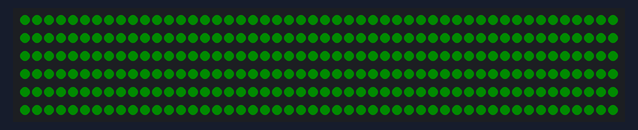
Recording of a sketch running on a simulated Arduino Uno, built with avr-gcc and run on an emulated ATmega328P. On the bench: 300 RGB LEDs in strip order, left to right, continuing on the next row. Dim RGB values are drawn brighter than linear.

Above: at 0.98 s.
At 11.52 s:
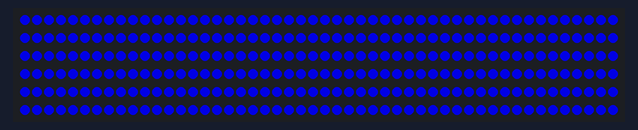
At 17.01 s:
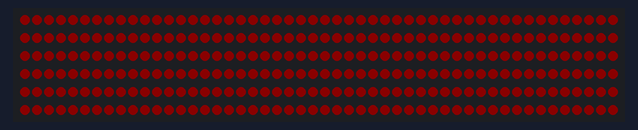
At 19.84 s:
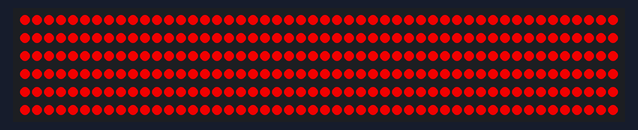
At 29.42 s:
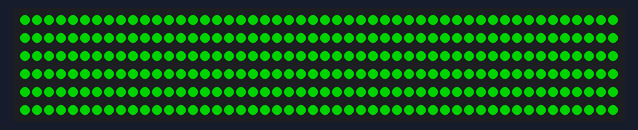
At 39.0 s:
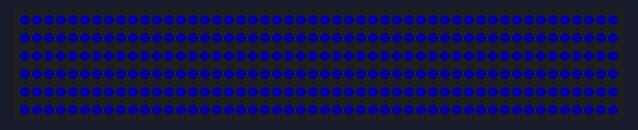

The sketch:

breathe.ino
```cpp
#include "FastLED.h"

#define PIN 6
#define N 300
#define NUM_COLORS 3

CRGB strip[N];
CHSV colors[NUM_COLORS];
int i, color, increment;

void setup() {
  FastLED.addLeds<NEOPIXEL, PIN>(strip, N);
  i = 0;
  color = 0;

  colors[0] = CHSV(0,255,255);
  colors[1] = CHSV(96,255,255);
  colors[2] = CHSV(160,255,255);

}

void loop() {
  if (i == 0) {
    increment = 1;
    color += 1;
  }
  else if (i >= 255) {
    increment = -1;
  }
  color %= NUM_COLORS;

  for(int j = 0; j < N; j++) {
    strip[j] = CHSV(colors[color].h, colors[color].s, i);
  }

  i += increment;
  FastLED.show();
  delay(0);
}
```
